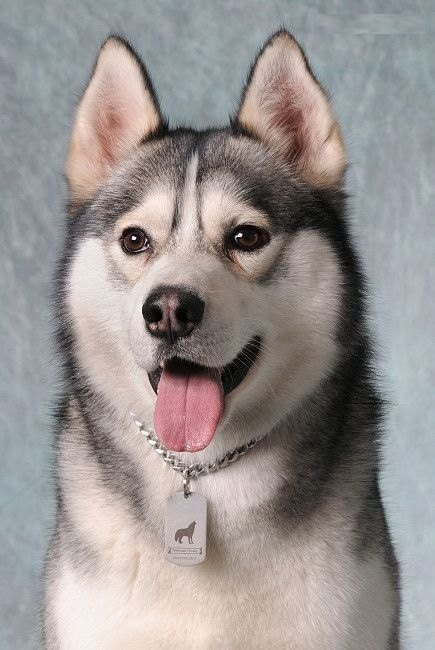
%> input picture 数字图像处理基础/第一次上机实验/第一次上机实验/1.jpg, 435 x 650 px
$ octave m0_experiment1_3.m   (GNU Octave 9; MATLAB toolbox functions it lacks are replaced by stand-ins)
%> lines starting %> are read from the running program, lines starting %| are printed output that depends on the picture; in (x1, y1, x2, y2) boxes, pixels count from 0 and x2, y2 are one past the last pixel; in counts of white or black regions, pixels touching at a corner belong together; the program's own positions count from 1
% 对1.jpg图像进行三值化处理，例如灰度值为0，0.5和1，或者0，128，255，请考虑阈值如何设置。
% 读取图像
img = imread('G:\SCHOOL\100 计算机科学与技术 专选课\200 数字图像处理基础\第一次上机实验\第一次上机实验\1.jpg');
%> img is the input picture: size 650x435x3 uint8; mean R, G, B 152.1, 146.2, 145.1
img = im2gray(img);
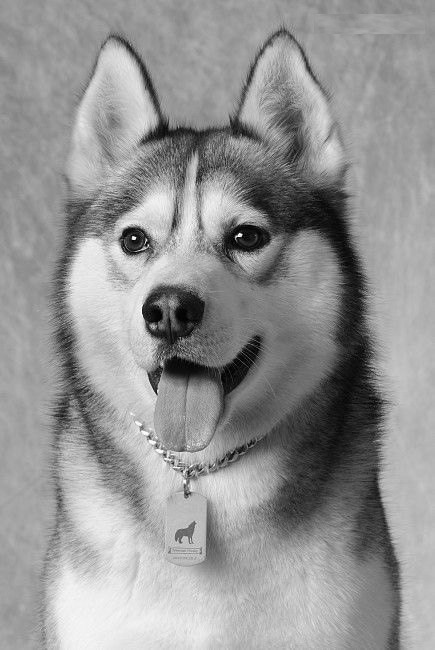
%> img: size 650x435 uint8; min 0, max 254, mean 147.9
img = im2double(img);
%> img: size 650x435 double

% 绘制直方图
imhist(img);
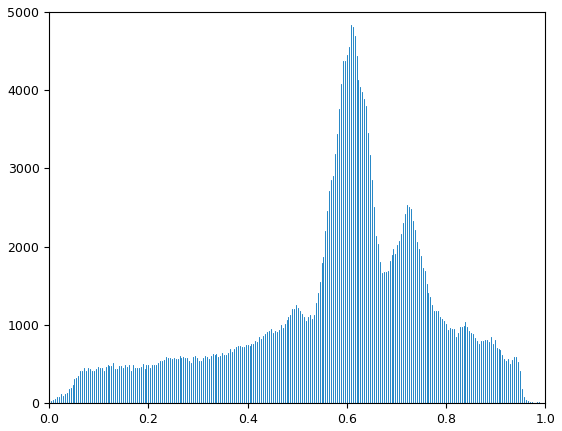
%> figure redrawn from the program's plot data; highest point at x = 0.608, y = 4830
% 计算阈值
thresh1 = 0.6;
thresh2 = 0.7;


% 进行三值化处理
img_bw = zeros(size(img));
img_bw(img < thresh1) = 0;
%> img_bw: size 650x435 double; every value is 0
img_bw(img >= thresh1 & img < thresh2) = 0.5;
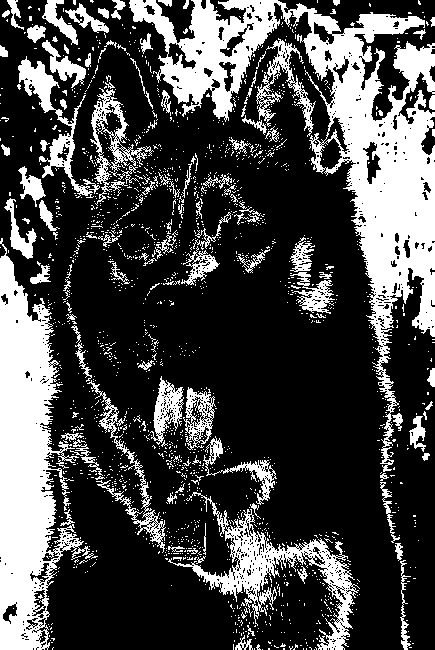
%> img_bw: size 650x435 double; values 0 (black) and 0.5 (white), 28.2% white; 1761 white regions (1637 under 20 px), largest, box (x1, y1, x2, y2) and area: (129, 0, 435, 472) 30954, (0, 238, 90, 650) 18103, (168, 492, 360, 650) 5720
img_bw(img >= thresh2) = 1;
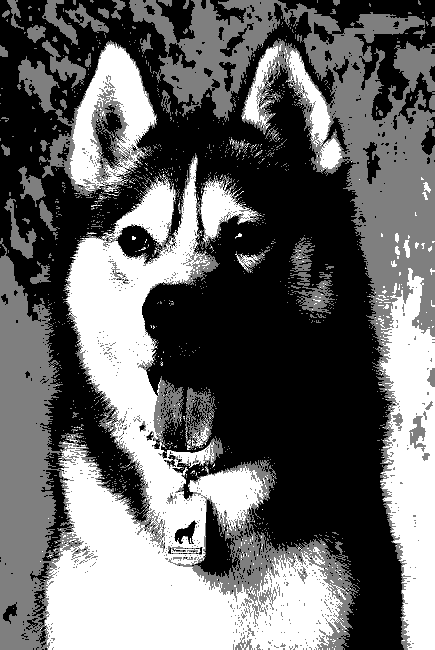
%> img_bw: size 650x435 double; min 0, max 1, mean 0.409

% 显示结果图像
% imshow(img_bw);
